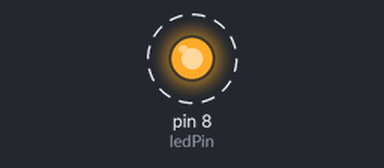
Bench run of a sketch on a simulated Arduino Uno, built with avr-gcc and run on an emulated ATmega328P. Parts: output pins drawn as LEDs (lit = HIGH). Dashed ring = blinking.

Above: at 0.5 s.
Timing chart, 0 to 4.6 s (numbered marks = the images above):
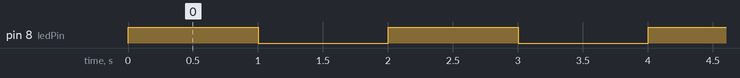

The sketch:

blinkExternalLED.ino
```cpp
int ledPin=8;  //select a digital I/O pin
void setup()
{
    pinMode(ledPin,OUTPUT);//set the digital I/O pin to OUTPUT mode
}
void loop()
{
    digitalWrite(ledPin,HIGH); //set pin 8 output to HIGH, about 5v
    delay(1000); //delay 1000ms, or 1 second
    digitalWrite(ledPin,LOW); //set pin 8 output to LOW, 0v
    delay(1000); //delay 1000ms, or 1 second
}
```

Measured:
- by itself, pin 8 (ledPin): alternates HIGH for 1.0 s and LOW for 1.0 s
